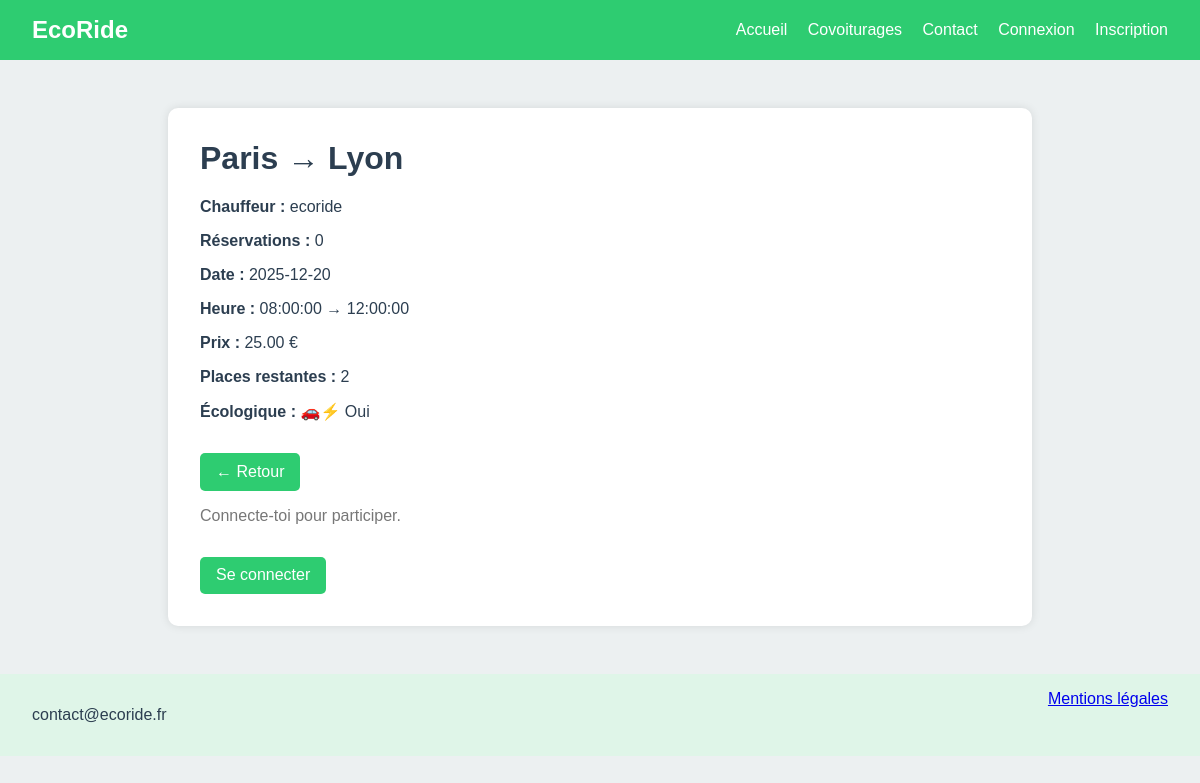
Page /covoiturage_detail_db.php?id=1 on the committed database.
### tables this page shows
CREATE TABLE IF NOT EXISTS `rides` (
  `id` int(11) NOT NULL,
  `driver_id` int(11) DEFAULT NULL,
  `depart` varchar(80) NOT NULL,
  `arrivee` varchar(80) NOT NULL,
  `date_ride` date NOT NULL,
  `heure_depart` time NOT NULL,
  `heure_arrivee` time NOT NULL,
  `prix` decimal(6,2) NOT NULL,
  `places_restantes` int(11) NOT NULL DEFAULT 0,
  `ecologique` tinyint(1) NOT NULL DEFAULT 0,
  `created_at` timestamp NOT NULL DEFAULT current_timestamp()
);

CREATE TABLE IF NOT EXISTS `users` (
  `id` int(11) NOT NULL,
  `pseudo` varchar(50) NOT NULL,
  `email` varchar(100) NOT NULL,
  `password_hash` varchar(255) NOT NULL,
  `credits` int(11) NOT NULL DEFAULT 20,
  `created_at` timestamp NOT NULL DEFAULT current_timestamp()
);

### covoiturage_detail_db.php (the view, shortened to what this page needs)
<?php
require __DIR__ . '/includes/db_connect.php';
$rideId = isset($_GET['id']) ? (int)$_GET['id'] : 0;
$stmt = $pdo->prepare("
  SELECT
    r.*,
    u.pseudo AS driver_pseudo,
    (SELECT COUNT(*) FROM bookings b WHERE b.ride_id = r.id AND b.status = 'confirmed') AS nb_reservations
  FROM rides r
  LEFT JOIN users u ON u.id = r.driver_id
  WHERE r.id = ?
");
$stmt->execute([$rideId]);
$ride = $stmt->fetch();
$userId = $_SESSION['user']['id'] ?? null;
$connected = !empty($_SESSION['user']);
$isOwner = $connected && $ride && ((int)$ride['driver_id'] === (int)$userId);
$hasPlaces = $ride && ((int)$ride['places_restantes'] > 0);
?>
<!DOCTYPE html>
<html lang="fr">
<head>
  <link rel="stylesheet" href="assets/css/style.css">
</head>
<body>
<?php include 'includes/header.php'; ?>
<main class="hero">
  <?php if (!$ride): ?>
    <h1>Covoiturage introuvable</h1>
    <a class="btn-link" href="covoiturages_db.php">Retour</a>
  <?php else: ?>
    <h1><?= htmlspecialchars($ride['depart']) ?> → <?= htmlspecialchars($ride['arrivee']) ?></h1>
    <p><strong>Chauffeur :</strong> <?= htmlspecialchars($ride['driver_pseudo'] ?? '—') ?></p>
    <p><strong>Réservations :</strong> <?= (int)$ride['nb_reservations'] ?></p>
    <p><strong>Date :</strong> <?= htmlspecialchars($ride['date_ride']) ?></p>
    <p><strong>Heure :</strong> <?= htmlspecialchars($ride['heure_depart']) ?> → <?= htmlspecialchars($ride['heure_arrivee']) ?></p>
    <p><strong>Prix :</strong> <?= htmlspecialchars($ride['prix']) ?> €</p>
    <p><strong>Places restantes :</strong> <?= (int)$ride['places_restantes'] ?></p>
    <p><strong>Écologique :</strong> <?= ((int)$ride['ecologique'] === 1) ? "🚗⚡ Oui" : "❌ Non" ?></p>
    <a class="btn-link" href="covoiturages_db.php">← Retour</a>
    <?php if (!$connected): ?>
      <p style="margin-top:1rem; color:#777;">Connecte-toi pour participer.</p>
      <a class="btn-link" href="login.php">Se connecter</a>
    <?php elseif ($isOwner): ?>
      <p style="margin-top:1rem; color:red;">Tu ne peux pas réserver ton propre trajet.</p>
    <?php elseif (!$hasPlaces): ?>
      <p style="margin-top:1rem; color:red;">Plus de places disponibles.</p>
    <?php else: ?>
      <a class="btn-link" href="participate.php?id=<?= (int)$ride['id'] ?>">
        Participer (1 crédit)
      </a>
    <?php endif; ?>
  <?php endif; ?>
</main>
<?php include 'includes/footer.php'; ?>
</body>
</html>

### assets/css/style.css (style rules this page uses)
:root { --green: #2ecc71; --dark-green: #27ae60; --light-gray: #ecf0f1; --text: #2c3e50; }
body { margin: 0; font-family: Arial, sans-serif; background: var(--light-gray); color: var(--text); }
.hero { max-width: 800px; margin: 3rem auto; padding: 2rem; background: white; border-radius: 10px; box-shadow: 0 0 10px rgba(0,0,0,0.1); }
.hero h1 { margin-top: 0; }
.btn-link { display: inline-block; margin-top: 1rem; text-decoration: none; color: white; background: var(--green); padding: 0.6rem 1rem; border-radius: 5px; }

### rows in the picture
rides: depart "Paris", arrivee "Lyon", driver.pseudo "ecoride", date_ride "2025-12-20", heure_depart "08:00:00", heure_arrivee "12:00:00", prix "25.00", places_restantes "2"

### other values in the picture
$ride['nb_reservations'] "0"
